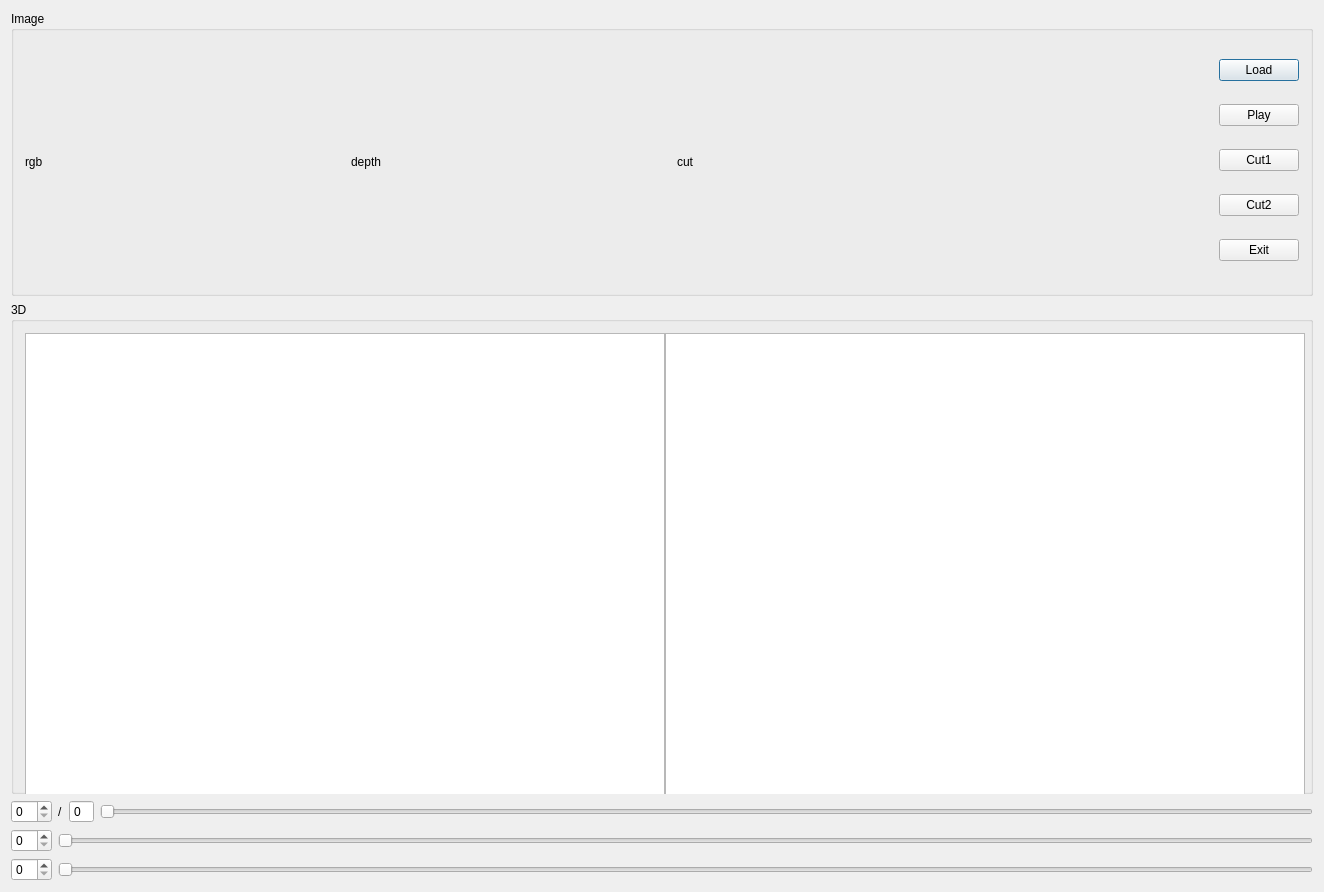
<?xml version="1.0" encoding="UTF-8"?>
<ui version="4.0">
 <class>PostProcessingClass</class>
 <widget class="QDialog" name="PostProcessingClass">
  <property name="geometry">
   <rect>
    <x>0</x>
    <y>0</y>
    <width>1324</width>
    <height>892</height>
   </rect>
  </property>
  <property name="minimumSize">
   <size>
    <width>640</width>
    <height>480</height>
   </size>
  </property>
  <property name="windowTitle">
   <string>PostProcessing</string>
  </property>
  <layout class="QVBoxLayout" name="verticalLayout">
   <item>
    <widget class="QGroupBox" name="groupBox_image">
     <property name="title">
      <string>Image</string>
     </property>
     <layout class="QHBoxLayout" name="horizontalLayout_2">
      <item>
       <widget class="ImageLabel" name="label_rgb">
        <property name="minimumSize">
         <size>
          <width>320</width>
          <height>240</height>
         </size>
        </property>
        <property name="text">
         <string>rgb</string>
        </property>
       </widget>
      </item>
      <item>
       <widget class="QLabel" name="label_depth">
        <property name="minimumSize">
         <size>
          <width>320</width>
          <height>240</height>
         </size>
        </property>
        <property name="text">
         <string>depth</string>
        </property>
       </widget>
      </item>
      <item>
       <widget class="QLabel" name="label_cut">
        <property name="minimumSize">
         <size>
          <width>320</width>
          <height>240</height>
         </size>
        </property>
        <property name="text">
         <string>cut</string>
        </property>
       </widget>
      </item>
      <item>
       <spacer name="horizontalSpacer">
        <property name="orientation">
         <enum>Qt::Horizontal</enum>
        </property>
        <property name="sizeHint" stdset="0">
         <size>
          <width>40</width>
          <height>20</height>
         </size>
        </property>
       </spacer>
      </item>
      <item>
       <layout class="QVBoxLayout" name="verticalLayout_2">
        <item>
         <widget class="QPushButton" name="pushButton_load">
          <property name="text">
           <string>Load</string>
          </property>
         </widget>
        </item>
        <item>
         <widget class="QPushButton" name="pushButton_play">
          <property name="text">
           <string>Play</string>
          </property>
         </widget>
        </item>
        <item>
         <widget class="QPushButton" name="pushButton_cut1">
          <property name="text">
           <string>Cut1</string>
          </property>
         </widget>
        </item>
        <item>
         <widget class="QPushButton" name="pushButton_cut2">
          <property name="text">
           <string>Cut2</string>
          </property>
         </widget>
        </item>
        <item>
         <widget class="QPushButton" name="pushButton_exit">
          <property name="text">
           <string>Exit</string>
          </property>
         </widget>
        </item>
       </layout>
      </item>
     </layout>
    </widget>
   </item>
   <item>
    <widget class="QGroupBox" name="groupBox_3d">
     <property name="title">
      <string>3D</string>
     </property>
     <layout class="QHBoxLayout" name="horizontalLayout_3">
      <item>
       <widget class="Viewer" name="graphicsView_kinect">
        <property name="minimumSize">
         <size>
          <width>640</width>
          <height>480</height>
         </size>
        </property>
       </widget>
      </item>
      <item>
       <widget class="Viewer2" name="graphicsView_cut">
        <property name="minimumSize">
         <size>
          <width>640</width>
          <height>480</height>
         </size>
        </property>
       </widget>
      </item>
     </layout>
    </widget>
   </item>
   <item>
    <layout class="QHBoxLayout" name="horizontalLayout">
     <item>
      <widget class="QSpinBox" name="spinBox_curframe"/>
     </item>
     <item>
      <widget class="QLabel" name="label">
       <property name="text">
        <string>/</string>
       </property>
      </widget>
     </item>
     <item>
      <widget class="QSpinBox" name="spinBox_maxframe">
       <property name="buttonSymbols">
        <enum>QAbstractSpinBox::NoButtons</enum>
       </property>
      </widget>
     </item>
     <item>
      <widget class="QSlider" name="horizontalSlider">
       <property name="orientation">
        <enum>Qt::Horizontal</enum>
       </property>
      </widget>
     </item>
    </layout>
   </item>
   <item>
    <layout class="QHBoxLayout" name="horizontalLayout_4">
     <item>
      <widget class="QSpinBox" name="spinBox_near"/>
     </item>
     <item>
      <widget class="QSlider" name="horizontalSlider_near">
       <property name="orientation">
        <enum>Qt::Horizontal</enum>
       </property>
      </widget>
     </item>
    </layout>
   </item>
   <item>
    <layout class="QHBoxLayout" name="horizontalLayout_5">
     <item>
      <widget class="QSpinBox" name="spinBox_far"/>
     </item>
     <item>
      <widget class="QSlider" name="horizontalSlider_far">
       <property name="orientation">
        <enum>Qt::Horizontal</enum>
       </property>
      </widget>
     </item>
    </layout>
   </item>
  </layout>
 </widget>
 <layoutdefault spacing="6" margin="11"/>
 <customwidgets>
  <customwidget>
   <class>Viewer</class>
   <extends>QGraphicsView</extends>
   <header>Viewer.h</header>
  </customwidget>
  <customwidget>
   <class>Viewer2</class>
   <extends>QGraphicsView</extends>
   <header>Viewer2.h</header>
  </customwidget>
  <customwidget>
   <class>ImageLabel</class>
   <extends>QLabel</extends>
   <header>ImageLabel.h</header>
  </customwidget>
 </customwidgets>
 <resources>
  <include location="PostProcessing.qrc"/>
 </resources>
 <connections>
  <connection>
   <sender>horizontalSlider</sender>
   <signal>valueChanged(int)</signal>
   <receiver>spinBox_curframe</receiver>
   <slot>setValue(int)</slot>
   <hints>
    <hint type="sourcelabel">
     <x>258</x>
     <y>585</y>
    </hint>
    <hint type="destinationlabel">
     <x>45</x>
     <y>586</y>
    </hint>
   </hints>
  </connection>
  <connection>
   <sender>spinBox_curframe</sender>
   <signal>valueChanged(int)</signal>
   <receiver>horizontalSlider</receiver>
   <slot>setValue(int)</slot>
   <hints>
    <hint type="sourcelabel">
     <x>52</x>
     <y>586</y>
    </hint>
    <hint type="destinationlabel">
     <x>297</x>
     <y>585</y>
    </hint>
   </hints>
  </connection>
  <connection>
   <sender>pushButton_exit</sender>
   <signal>clicked()</signal>
   <receiver>PostProcessingClass</receiver>
   <slot>accept()</slot>
   <hints>
    <hint type="sourcelabel">
     <x>758</x>
     <y>643</y>
    </hint>
    <hint type="destinationlabel">
     <x>342</x>
     <y>178</y>
    </hint>
   </hints>
  </connection>
  <connection>
   <sender>spinBox_near</sender>
   <signal>valueChanged(int)</signal>
   <receiver>horizontalSlider_near</receiver>
   <slot>setValue(int)</slot>
   <hints>
    <hint type="sourcelabel">
     <x>27</x>
     <y>598</y>
    </hint>
    <hint type="destinationlabel">
     <x>121</x>
     <y>608</y>
    </hint>
   </hints>
  </connection>
  <connection>
   <sender>spinBox_far</sender>
   <signal>valueChanged(int)</signal>
   <receiver>horizontalSlider_far</receiver>
   <slot>setValue(int)</slot>
   <hints>
    <hint type="sourcelabel">
     <x>19</x>
     <y>628</y>
    </hint>
    <hint type="destinationlabel">
     <x>115</x>
     <y>628</y>
    </hint>
   </hints>
  </connection>
  <connection>
   <sender>horizontalSlider_near</sender>
   <signal>valueChanged(int)</signal>
   <receiver>spinBox_near</receiver>
   <slot>setValue(int)</slot>
   <hints>
    <hint type="sourcelabel">
     <x>164</x>
     <y>604</y>
    </hint>
    <hint type="destinationlabel">
     <x>13</x>
     <y>604</y>
    </hint>
   </hints>
  </connection>
  <connection>
   <sender>horizontalSlider_far</sender>
   <signal>valueChanged(int)</signal>
   <receiver>spinBox_far</receiver>
   <slot>setValue(int)</slot>
   <hints>
    <hint type="sourcelabel">
     <x>182</x>
     <y>634</y>
    </hint>
    <hint type="destinationlabel">
     <x>25</x>
     <y>638</y>
    </hint>
   </hints>
  </connection>
 </connections>
</ui>
